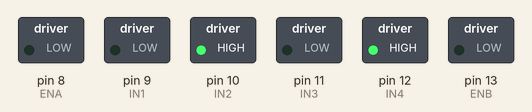
Simulated run of this sketch. Board: Arduino Uno, built with avr-gcc and run on an emulated ATmega328P. On the bench: switched loads named in the sketch (green lamp = pin HIGH).

Above: at 0.1 s.
Timing chart, 0 to 1.6 s (numbered marks = the images above):
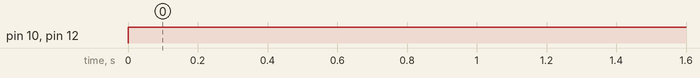

Measured:
- by itself, pin 10 (IN2), pin 12 (IN4): LOW → HIGH at 0.00 s

The sketch:

sonar3_motor.ino
```cpp
//////////////////////////sonar//////////////////////////

#define TRIG1 2   // 초음파 센서 1번 Trig 핀 번호
#define ECHO1 3  // 초음파 센서 1번 Echo 핀 번호

#define TRIG2 4   // 초음파 센서 1번 Trig 핀 번호
#define ECHO2 5  // 초음파 센서 1번 Echo 핀 번호

#define TRIG3 6   // 초음파 센서 1번 Trig 핀 번호
#define ECHO3 7  // 초음파 센서 1번 Echo 핀 번호

///////////////////////// L298 /////////////////////////
#define ENA 8
#define IN1 9
#define IN2 10
#define IN3 11
#define IN4 12
#define ENB 13


void setup() {
  // put your setup code here, to run once:
  pinMode (TRIG1, OUTPUT);
  pinMode (ECHO1, INPUT);

  pinMode (TRIG2, OUTPUT);
  pinMode (ECHO2, INPUT);

  pinMode (TRIG3, OUTPUT);
  pinMode (ECHO3, INPUT);

  pinMode (ENA, OUTPUT);
  pinMode (IN1, OUTPUT);
  pinMode (IN2, OUTPUT);

  pinMode (IN3, OUTPUT);
  pinMode (IN4, OUTPUT);
  pinMode (ENB, OUTPUT);


  Serial.begin(115200); // 통신속도를 115200으로 정의함
}
long sonar1(void)  // 초음파 센서 1번 측정 함수
{
  long duration, distance;
  digitalWrite(TRIG1, HIGH);
  delayMicroseconds(10);
  digitalWrite(TRIG1, LOW);
  duration = pulseIn(ECHO1, HIGH);
  distance = ( (float)(340*duration)/1000)/2;
  return distance;
}
long sonar2(void)  // 초음파 센서 1번 측정 함수
{
  long duration, distance;
  digitalWrite(TRIG2, HIGH);
  delayMicroseconds(10);
  digitalWrite(TRIG2, LOW);
  duration = pulseIn(ECHO2, HIGH);
  distance = ( (float)(340*duration)/1000)/2;
  return distance;
}
long sonar3(void)  // 초음파 센서 1번 측정 함수
{
  long duration, distance;
  digitalWrite(TRIG3, HIGH);
  delayMicroseconds(10);
  digitalWrite(TRIG3, LOW);
  duration = pulseIn(ECHO3, HIGH);
  distance = ( (float)(340*duration)/1000)/2;
  return distance;
}

void motor_A_control(int direction_a, int motor_speed_a) //모터 A의 방향(direction)과 속도(speed)제어
{
  if(direction_a == HIGH)
  {
    digitalWrite(IN1,LOW);          //모터의 방향 제어
    digitalWrite(IN2,HIGH);
    analogWrite(ENA,motor_speed_a);  //모터의 속도 제어
  }
  else
  {
    digitalWrite(IN1,HIGH);
    digitalWrite(IN2,LOW);
    analogWrite(ENA,motor_speed_a);
  }
}


void motor_B_control(int direction_b, int motor_speed_b) //모터 B의 방향(direction)과 속도(speed)제어
{
  if(direction_b == HIGH)
  {
    digitalWrite(IN3,LOW);          //모터의 방향 제어
    digitalWrite(IN4,HIGH);
    analogWrite(ENB,motor_speed_b);  //모터의 속도 제어
  }
  else
  {
    digitalWrite(IN3,HIGH);
    digitalWrite(IN4,LOW);
    analogWrite(ENB,motor_speed_b);
  }
}


void loop()
{
  // put your main code here, to run repeatedly:

  //Serial.print("Duration: ");
  //Serial.println(duration);
  /*
  Serial.print("Distance1: ");
  Serial.println(sonar1() );
  Serial.print("Distance2: ");
  Serial.println(sonar2() );
  Serial.print("Distance3: ");
  Serial.println(sonar3() );
  */

  motor_A_control(HIGH,32);
  motor_B_control(HIGH,32);

  delay(500);


}
```
